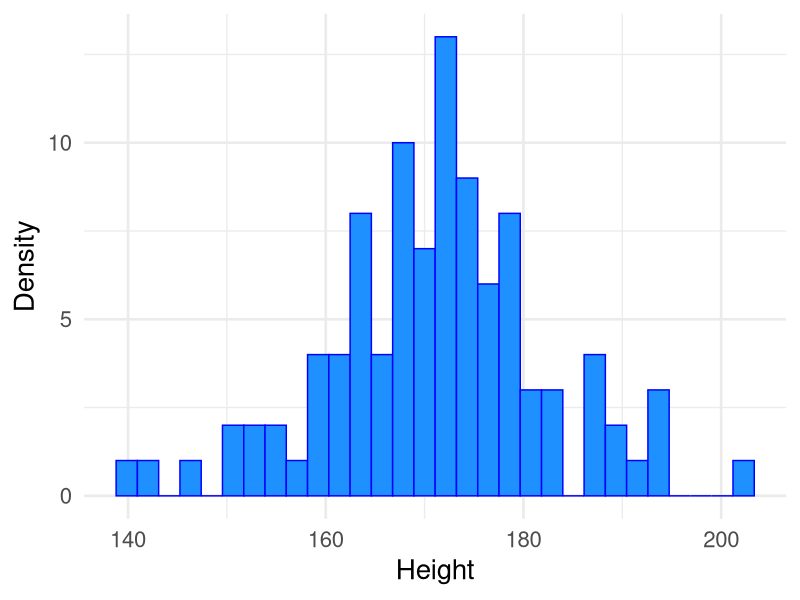
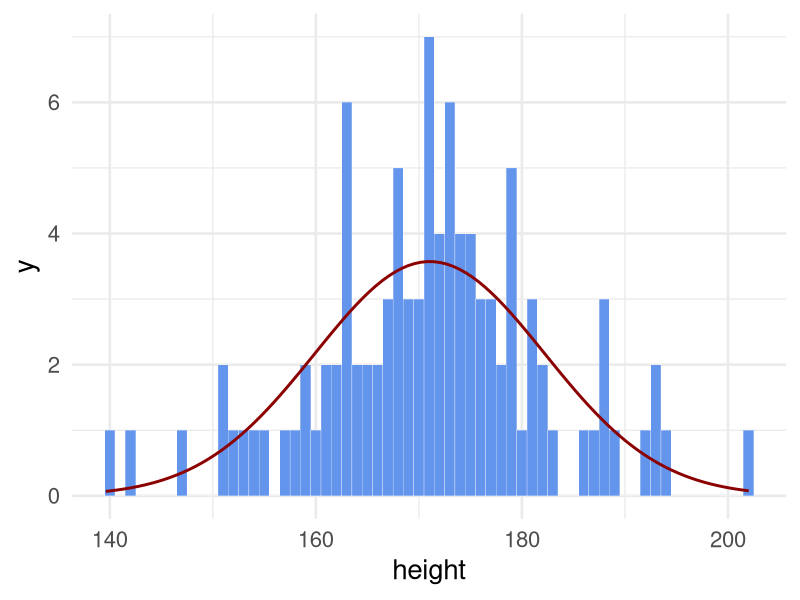

Write the R code that produced these figures, in order.
## ---- chunk 1
#options(htmltools.dir.version = FALSE)
#knitr::opts_chunk$set(comment = "", warning = FALSE, message = FALSE)
knitr::opts_chunk$set(warning = FALSE, message = FALSE)
library(palmerpenguins)
library(tidyverse)
## ---- chunk 2
# set seed for random numbers
set.seed(2020)
# simulate data from Normal distribution
n <- 100
height <- rnorm(n, mean=170, sd=10)
## ---- chunk 3
data.frame(height = height) %>%
  ggplot(aes(x = height)) + 
  geom_histogram(color = "blue",
                 fill = "dodgerblue") + 
  labs(x = "Height", 
       y = "Density") +
  theme_minimal(base_size = 20)
## ---- chunk 4
negloglik <- function(theta, data) {
  mu <- theta[1]
  sigma <- theta[2]
  x <- data
  -sum(dnorm(x, mean = mu, sd = sigma, log = TRUE))
}
negloglik(theta = c(150,1), height)
## ---- chunk 5
fit <- optim(par = c(1,1), fn = negloglik, data = height)
fit
## ---- chunk 6
binwidth <- 1 
df <- data.frame(x = height) %>%
  ggplot(aes(x = height, 
             mean = fit$par[1], 
             sd = fit$par[2], 
             binwidth = binwidth, 
             n = n)) +
  geom_histogram(binwidth = binwidth, 
                 colour = "white", 
                 fill = "cornflowerblue", 
                 size = 0.1) +
  stat_function(fun = function(x) dnorm(x = x, 
                                        mean = fit$par[1], 
                                        sd = fit$par[2]) * n * binwidth,
                color = "darkred", 
                size = 1) +
  theme_minimal(base_size = 20)
df
